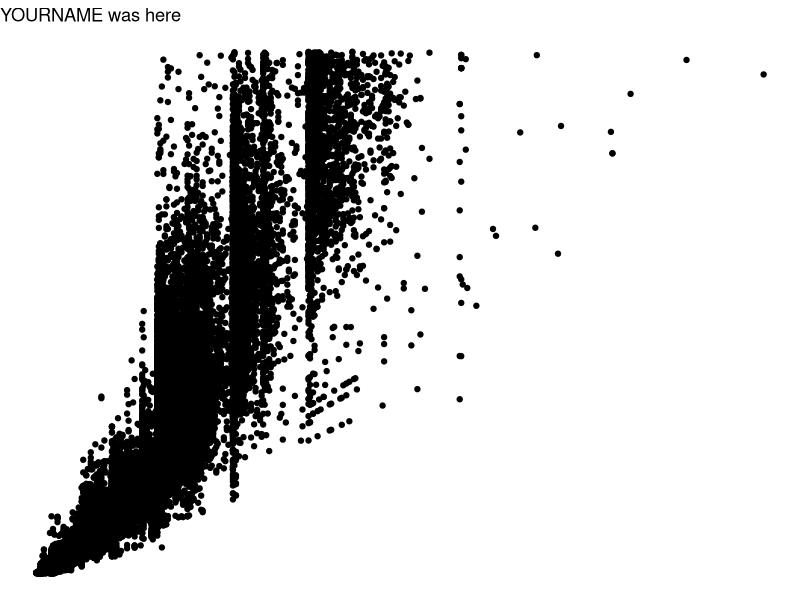
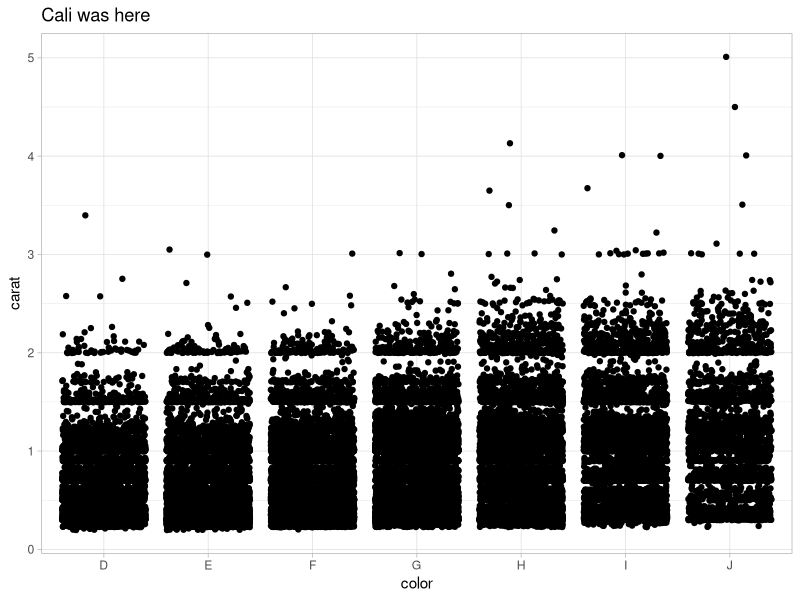
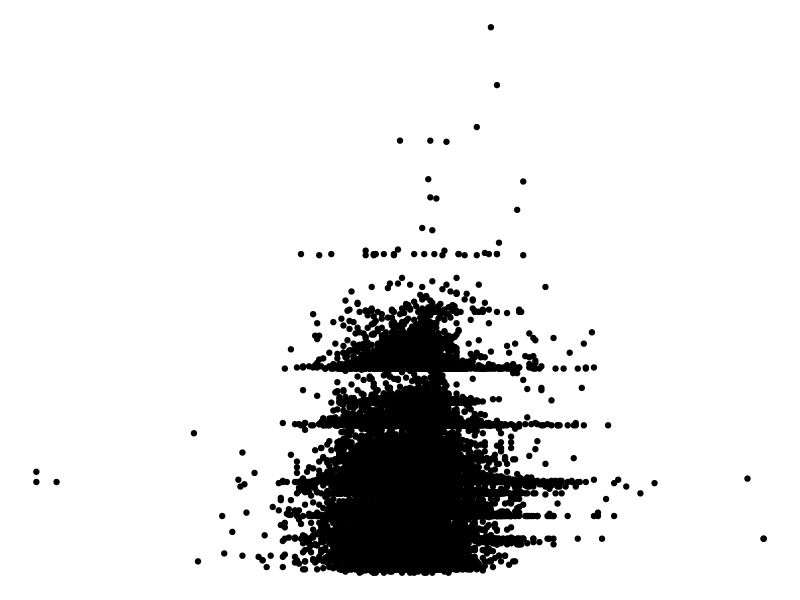

Write the R code that produced these figures, in order.
## ---- chunk 1
knitr::opts_chunk$set(echo = TRUE)
library(tidyverse)
## ---- chunk 2
# Partner 1: 
# Run the code below to see the original graph
# Change the code below to make the point color change based on 'cut', and update the theme to theme_bw(). Update the title to include your first name. 

ggplot(data = diamonds, aes(x = carat, y = price)) +
  geom_point() +
  theme_void() +
  labs(title = "YOURNAME was here")
## ---- chunk 3
# Partner 2: Cali 
# Run the code below to see the original graph
# Change the code below to make the geom a geom_jitter, and update the theme to theme_light. Update the title to include your first name. 

ggplot(data = diamonds, aes(x = color, y = carat)) +
  geom_jitter() +
  theme_light() +
  labs(title = "Cali was here")
## ---- chunk 4
ggplot(data = diamonds, aes(x = depth, y = carat)) +
  geom_point() +
  theme_void()
## ---- chunk 5
